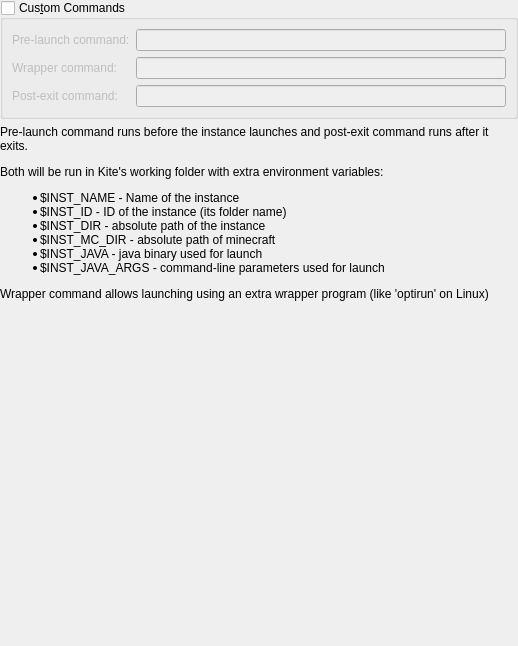
<?xml version="1.0" encoding="UTF-8"?>
<ui version="4.0">
 <class>CustomCommands</class>
 <widget class="QWidget" name="CustomCommands">
  <property name="geometry">
   <rect>
    <x>0</x>
    <y>0</y>
    <width>518</width>
    <height>646</height>
   </rect>
  </property>
  <layout class="QVBoxLayout" name="verticalLayout">
   <property name="leftMargin">
    <number>0</number>
   </property>
   <property name="topMargin">
    <number>0</number>
   </property>
   <property name="rightMargin">
    <number>0</number>
   </property>
   <property name="bottomMargin">
    <number>0</number>
   </property>
   <item>
    <widget class="QGroupBox" name="customCommandsGroupBox">
     <property name="enabled">
      <bool>true</bool>
     </property>
     <property name="title">
      <string>Cus&amp;tom Commands</string>
     </property>
     <property name="checkable">
      <bool>true</bool>
     </property>
     <property name="checked">
      <bool>false</bool>
     </property>
     <layout class="QGridLayout" name="gridLayout_4">
      <item row="2" column="0">
       <widget class="QLabel" name="labelPostExitCmd">
        <property name="text">
         <string>Post-exit command:</string>
        </property>
       </widget>
      </item>
      <item row="0" column="1">
       <widget class="QLineEdit" name="preLaunchCmdTextBox"/>
      </item>
      <item row="0" column="0">
       <widget class="QLabel" name="labelPreLaunchCmd">
        <property name="text">
         <string>Pre-launch command:</string>
        </property>
       </widget>
      </item>
      <item row="2" column="1">
       <widget class="QLineEdit" name="postExitCmdTextBox"/>
      </item>
      <item row="1" column="0">
       <widget class="QLabel" name="labelWrapperCmd">
        <property name="text">
         <string>Wrapper command:</string>
        </property>
       </widget>
      </item>
      <item row="1" column="1">
       <widget class="QLineEdit" name="wrapperCmdTextBox"/>
      </item>
     </layout>
    </widget>
   </item>
   <item>
    <widget class="QLabel" name="labelCustomCmdsDescription">
     <property name="text">
      <string>&lt;html&gt;&lt;head/&gt;&lt;body&gt;&lt;p&gt;Pre-launch command runs before the instance launches and post-exit command runs after it exits.&lt;/p&gt;&lt;p&gt;Both will be run in Kite's working folder with extra environment variables:&lt;/p&gt;&lt;ul&gt;&lt;li&gt;$INST_NAME - Name of the instance&lt;/li&gt;&lt;li&gt;$INST_ID - ID of the instance (its folder name)&lt;/li&gt;&lt;li&gt;$INST_DIR - absolute path of the instance&lt;/li&gt;&lt;li&gt;$INST_MC_DIR - absolute path of minecraft&lt;/li&gt;&lt;li&gt;$INST_JAVA - java binary used for launch&lt;/li&gt;&lt;li&gt;$INST_JAVA_ARGS - command-line parameters used for launch&lt;/li&gt;&lt;/ul&gt;&lt;p&gt;Wrapper command allows launching using an extra wrapper program (like 'optirun' on Linux)&lt;/p&gt;&lt;/body&gt;&lt;/html&gt;</string>
     </property>
     <property name="alignment">
      <set>Qt::AlignLeading|Qt::AlignLeft|Qt::AlignTop</set>
     </property>
     <property name="wordWrap">
      <bool>true</bool>
     </property>
     <property name="textInteractionFlags">
      <set>Qt::LinksAccessibleByMouse|Qt::TextSelectableByMouse</set>
     </property>
    </widget>
   </item>
   <item>
    <spacer name="verticalSpacer">
     <property name="orientation">
      <enum>Qt::Vertical</enum>
     </property>
     <property name="sizeHint" stdset="0">
      <size>
       <width>20</width>
       <height>40</height>
      </size>
     </property>
    </spacer>
   </item>
  </layout>
 </widget>
 <resources/>
 <connections/>
</ui>
